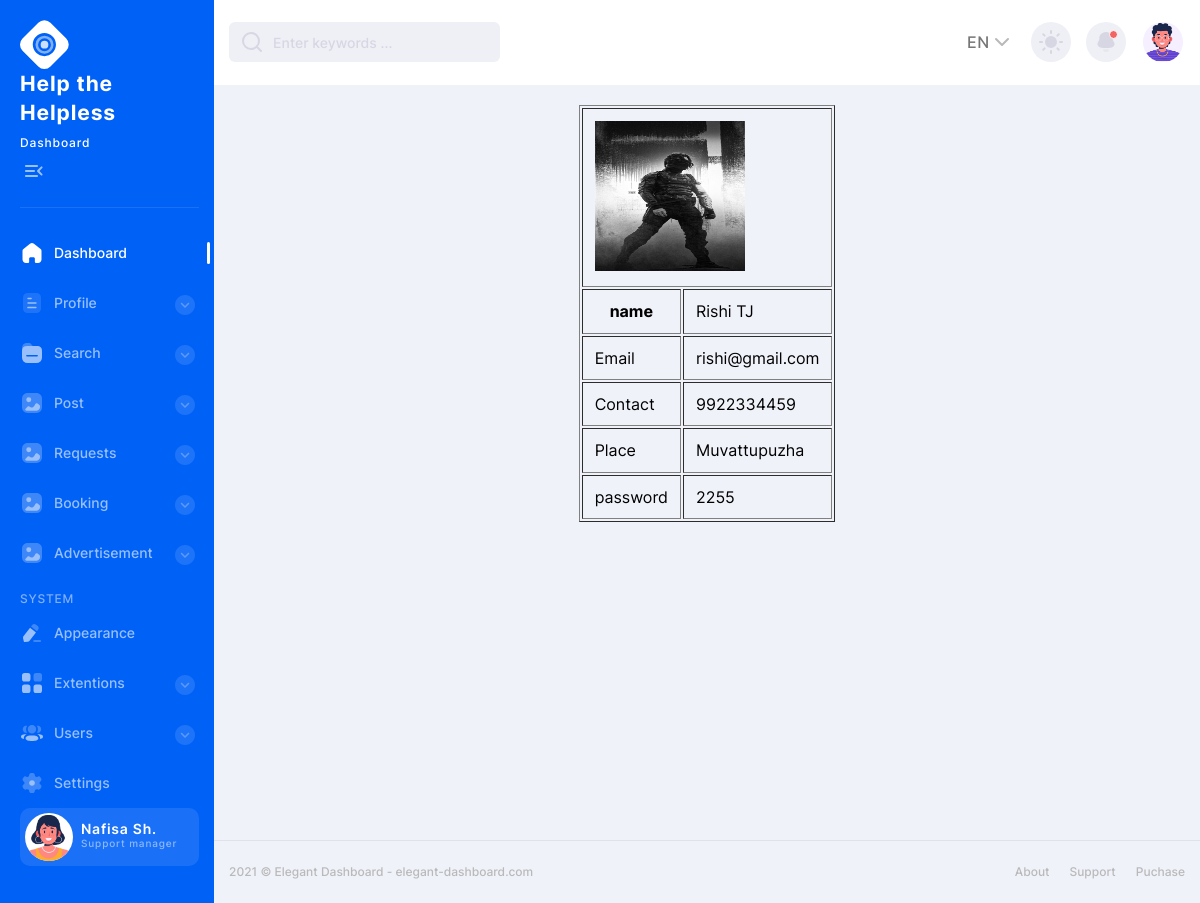
The page /Helpers/myprofile/ (signed in) on the database its author committed.
### Guest/models.py (models this page shows)
class tbl_helper(models.Model):
    helper_name=models.CharField(max_length=50)
    helper_email=models.CharField(max_length=50)
    helper_contact=models.CharField(max_length=50)
    helper_address=models.CharField(max_length=50)
    helper_photo=models.FileField(upload_to="Helpdoc/")
    helper_type=models.ForeignKey(tbl_type,on_delete=models.CASCADE)
    helper_place=models.ForeignKey(tbl_place,on_delete=models.CASCADE)
    helper_password=models.CharField(max_length=50)

### Admin/models.py (models this page shows)
class tbl_place(models.Model):
    place_name=models.CharField(max_length=50)
    district_id=models.ForeignKey(tbl_district,on_delete=models.CASCADE)

### Helpers/views.py (the view)
# urls.py: path('myprofile/',views.myprofile,name="MyProfile"),
def myprofile(request):
    hdata=tbl_helper.objects.get(id=request.session['hid'])
    return render(request,"Helpers/MyProfile.html",{'hdata':hdata})

### Helpers/Templates/Helpers/MyProfile.html (shortened to what this page needs)
{% extends 'Helpers/header.html' %}
{% load static %}
{% block content %}
<!DOCTYPE html>
<html lang="en">
<head>
</head>
<body>
    <form>
        <table border="1" align="center" cellpadding="12">
            <tr>
                <td colspan="2"><img src="{{hdata.helper_photo.url}}" width="150" height="150"></td>
            </tr>
            <tr>
                <th>name</th>
                <td>{{hdata.helper_name}}</td>
            </tr>
            <tr>
                <td>Email</td>
                <td>{{hdata.helper_email}}</td>
            </tr>
            <tr>
                <td>Contact</td>
                <td>{{hdata.helper_contact}}</td>
            </tr>
            <tr>
                <td>Place</td>
                <td>{{hdata.helper_place.place_name}}</td>
            </tr>
            <tr>
                <td>password</td>
                <td>{{hdata.helper_password}}</td>
            </tr>
        </table>
    </form>
</body>
</html>
{% endblock content %}

### rows shown on the page
tbl_helper: helper_photo (picture), helper_name "Rishi TJ", helper_email "rishi@gmail.com", helper_contact "9922334459", helper_place.place_name "Muvattupuzha", helper_password "2255"
